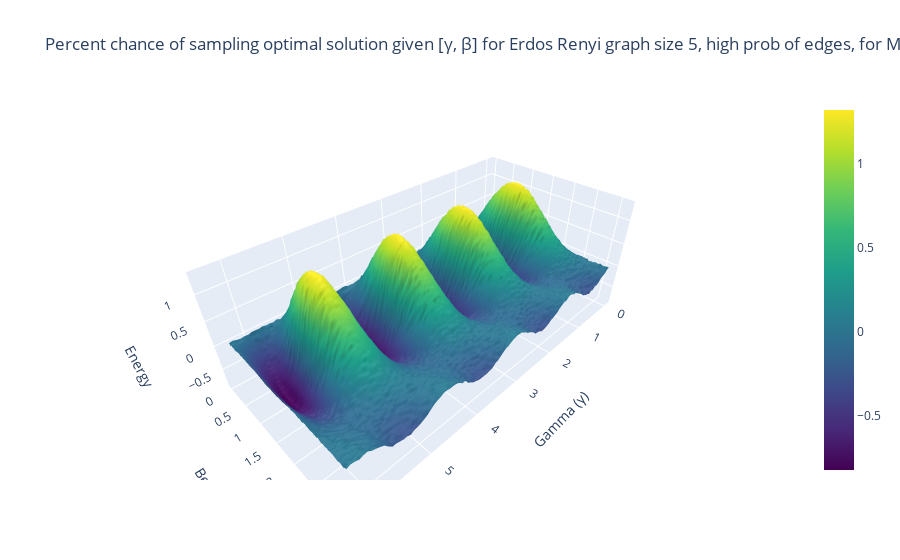

The code cell stored with this chart in its notebook:
### Code cell
from mpl_toolkits.mplot3d import Axes3D

strin = 'MinVertexCover' if minvertexcover else 'MaxCut'

import plotly.graph_objects as go

fig = go.Figure(data=[go.Surface(z=Z, x=Gamma, y=Beta, colorscale='Viridis')])
fig.update_layout(
    title=f"Percent chance of sampling optimal solution given [γ, β] for Erdos Renyi graph size 5, high prob of edges, for {strin}",
    scene=dict(
        xaxis_title="Gamma (γ)",
        yaxis_title="Beta (β)",
        zaxis_title="Energy"
    )
)
fig.show()

### Figure 1 — Plotly figure (JSON) as saved in the notebook; plotly's stock layout.template omitted (floating-point values rounded to 4 significant figures; data arrays with more than 128 entries replaced by an {"elided": "..."} marker saying what was removed)
{"data": [{"colorscale": [[0, "#440154"], [0.1111, "#482878"], [0.2222, "#3e4989"], [0.3333, "#31688e"], [0.4444, "#26828e"], [0.5556, "#1f9e89"], [0.6667, "#35b779"], [0.7778, "#6ece58"], [0.8889, "#b5de2b"], [1, "#fde725"]], "type": "surface", "x": {"elided": "100x100 float values"}, "y": {"elided": "100x100 float values"}, "z": {"elided": "100x100 float values"}}], "layout": {"scene": {"xaxis": {"title": {"text": "Gamma (γ)"}}, "yaxis": {"title": {"text": "Beta (β)"}}, "zaxis": {"title": {"text": "Energy"}}}, "title": {"text": "Percent chance of sampling optimal solution given [γ, β] for Erdos Renyi graph size 5, high prob of edges, for MaxCut"}}}
